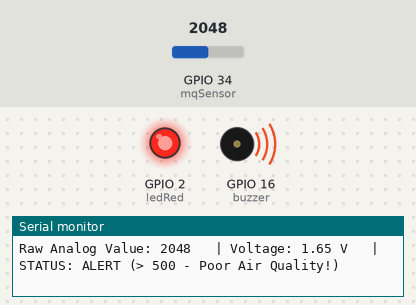
Bench run of a sketch on a simulated ESP32. On the bench: output pins drawn as LEDs (lit = HIGH), buzzer (waves = sounding, pin HIGH), the last lines printed to the serial monitor. The test bench sets the inputs (shaded band); at power-on: GPIO 34 (mqSensor) = 2048.

Above: at 2.2 s.
2.3 s: GPIO 34 (mqSensor) set to 528
4.2 s: GPIO 34 (mqSensor) set to 478
At 5.6 s:
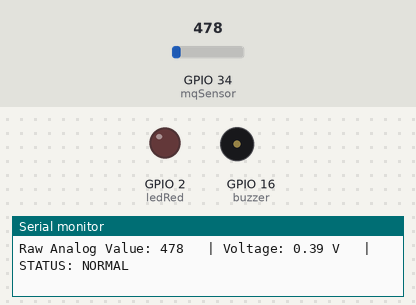
7.5 s: GPIO 34 (mqSensor) set to 540
At 9.2 s:
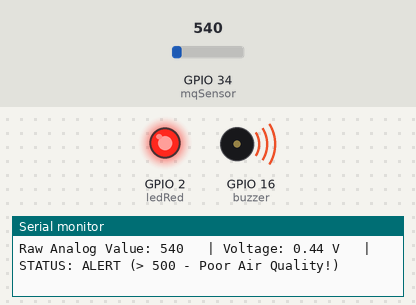
9.5 s: GPIO 34 (mqSensor) set to 491
At 10.9 s:
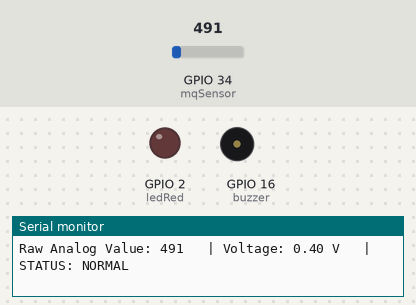
Timing chart, 0 to 12.5 s (numbered marks = the images above; inputs shaded):
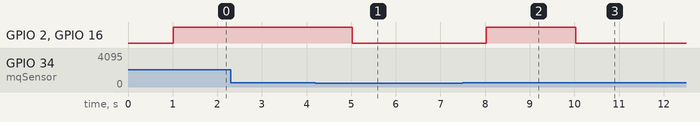

The sketch:

mq135_test.ino
```cpp
/*
  =============================================================
  MQ-135 Air Quality Sensor Simple Local Test Sketch for ESP32
  =============================================================

  Wiring Setup:
    - MQ-135 AO  -> ESP32 Pin 34 (GPIO 34)
    - Red LED    -> ESP32 Pin 2  (GPIO 2)
    - Buzzer     -> ESP32 Pin 16 (GPIO 16)
    - MQ-135 VCC -> ESP32 5V or 3.3V
    - MQ-135 GND -> ESP32 GND

  Serial Monitor Speed: 115200 baud
*/

const int mqSensor = 34; // MQ-135 Analog Input Pin
const int ledRed   = 2;  // Red Alert LED Pin
const int buzzer   = 16; // Alert Buzzer Pin

void setup() {
  Serial.begin(115200);
  delay(1000);

  pinMode(buzzer, OUTPUT);
  pinMode(ledRed, OUTPUT);

  digitalWrite(ledRed, LOW);
  digitalWrite(buzzer, LOW);

  Serial.println("\n-------------------------------------------");
  Serial.println("       MQ-135 ESP32 Local Test Starting");
  Serial.println("-------------------------------------------");
  Serial.println("Reading analog values every second...");
}

void loop() {
  // Read the raw 12-bit analog value (0 - 4095 on ESP32)
  int digitalNumber = analogRead(mqSensor);

  // Calculate voltage (0.0V - 3.3V)
  float voltage = digitalNumber * (3.3 / 4095.0);

  Serial.print("Raw Analog Value: ");
  Serial.print(digitalNumber);
  Serial.print("\t | Voltage: ");
  Serial.print(voltage, 2);
  Serial.print(" V");

  // Threshold check (> 500)
  if (digitalNumber > 500) {
    digitalWrite(ledRed, HIGH);
    digitalWrite(buzzer, HIGH);
    Serial.println("\t | STATUS: ALERT (> 500 - Poor Air Quality!)");
  } else {
    digitalWrite(ledRed, LOW);
    digitalWrite(buzzer, LOW);
    Serial.println("\t | STATUS: NORMAL");
  }

  delay(1000);
}
```

Measured:
- the behaviour switches between 501 and 500 on GPIO 34 (mqSensor) (found by bisection; images 0 and 1)
- after the input at 4.2 s, GPIO 2 (ledRed), GPIO 16 (buzzer): HIGH → LOW after 0.82 s
- after the input at 7.5 s, GPIO 2 (ledRed), GPIO 16 (buzzer): LOW → HIGH after 0.53 s
- after the input at 9.5 s, GPIO 2 (ledRed), GPIO 16 (buzzer): HIGH → LOW after 0.53 s
